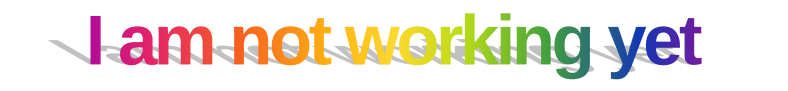
#> input picture not-yet.png, 1576 x 182 px (shown at 1/2 size)
$ python -i wordart_generator.py   (imports and definitions only)
#> lines starting #> are read from the running program, lines starting #| are printed output that depends on the picture
from PIL import Image, ImageOps, ImageFilter
from imgkit import from_string
from random import choice
import numpy as np
import os.path
import cv2
import sys
import os

def crop_white(file_path):
    '''
    Crop the white/empty portion of the image
    '''
#> called with file_path = '../not-yet.png'
    img = Image.open(file_path)
#> img is the input picture: PIL image 1576x182 RGBA; mean R, G, B, A 34.6, 26.3, 16.8, 48.4
    img = img.filter(ImageFilter.MedianFilter(3))
    inverted_img = ImageOps.invert(img.convert('RGB'))
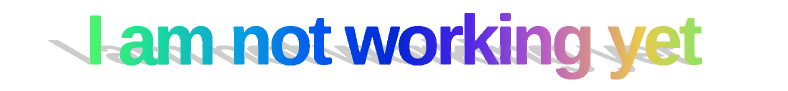
#> inverted_img: PIL image 1576x182 RGB (shown at 1/2 size); mean R, G, B 220.5, 228.8, 238.3
    crop_box = list(inverted_img.getbbox())
#> crop_box = [0, 0, 1576, 182]
    crop_box[0] -= 20
    crop_box[1] -= 20
    crop_box[2] += 20
    crop_box[3] += 20
    img.crop(crop_box).save(file_path)
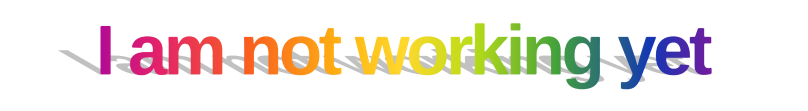
#> saved as not-yet.png: PIL image 1616x222 RGBA (shown at 1/2 size); mean R, G, B, A 27.6, 21, 13.4, 38.7; transparent parts drawn white

# [62 lines left out: functions wordart_to_image, concatenate_images, generate, not called in this run]

>>> result = crop_white('../not-yet.png')
